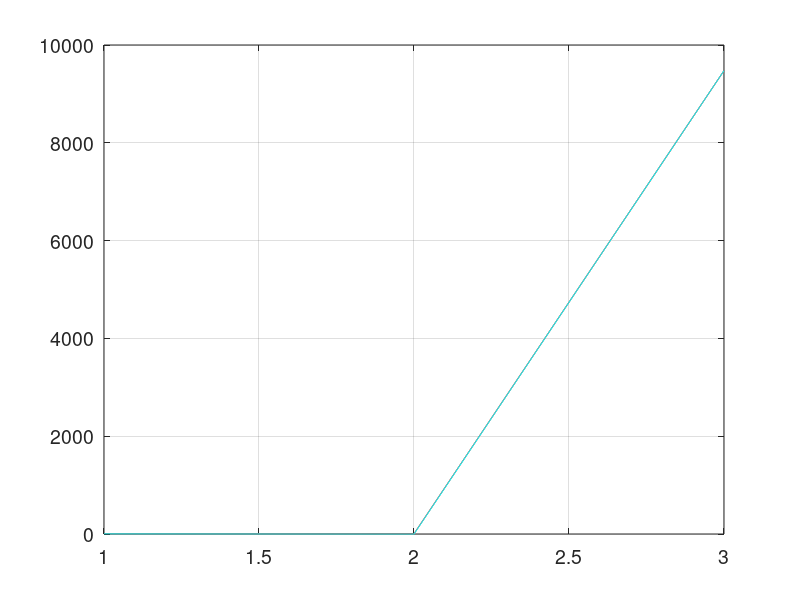

The MATLAB source for this figure:
init_value=5;
i=1;
e(i)=10;

while(e(i)>0.0001)
    
    if(i==1)
        x(i)=init_value;
    end
    
    g(i)=(x(i)+1)*x(i)^-3;
i=i+1;
x(i)=g(i-1);
e(i)=abs(x(i-1)-x(i));
if(e(i)>50)
    break;
end
end

tamanio=size(e);
ite=1:1:tamanio(2);
figure('DefaultAxesFontSize',14)
set(gcf,'color','black');
plot(ite,e,'color',[1 0 0]);
grid on
hold on

plot(ite,x,'color',[0 1 1]);